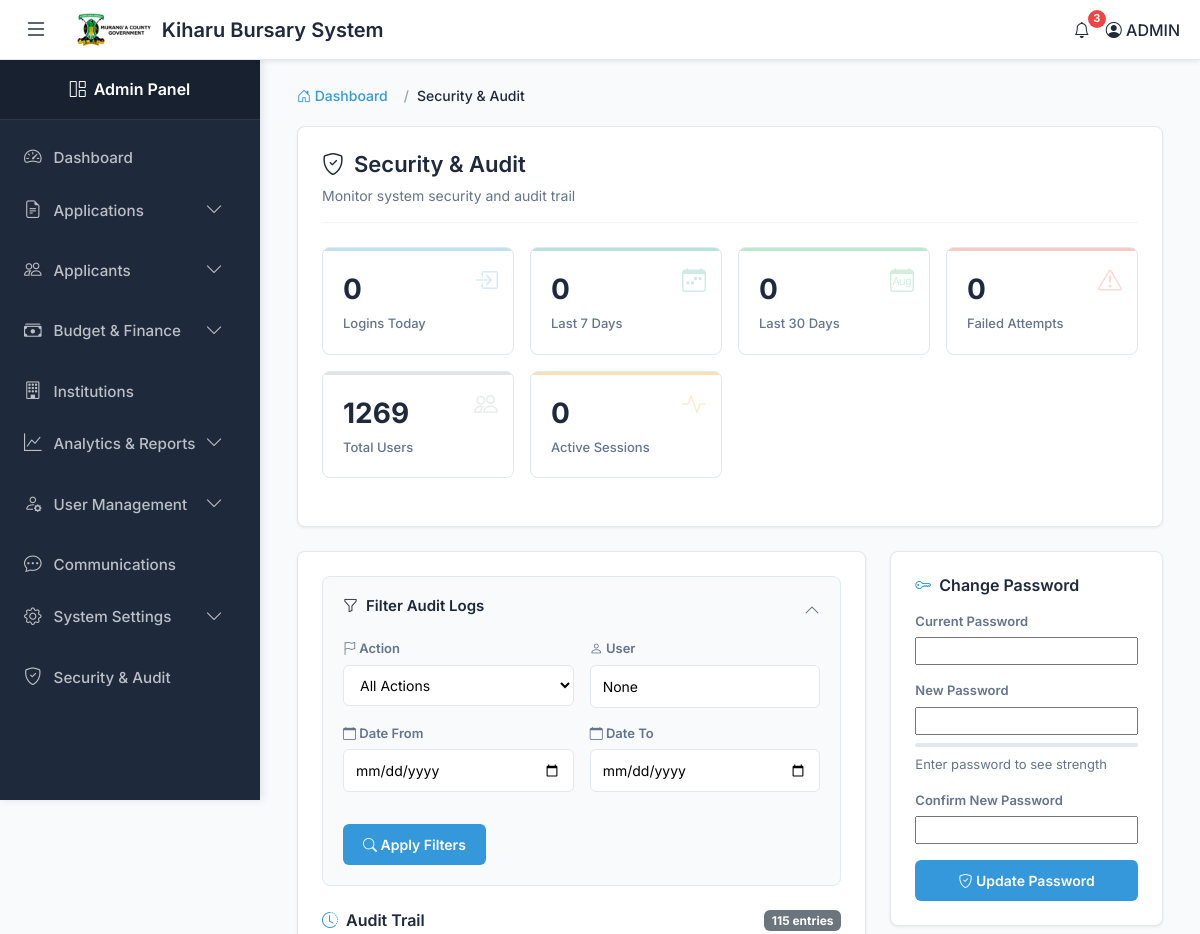
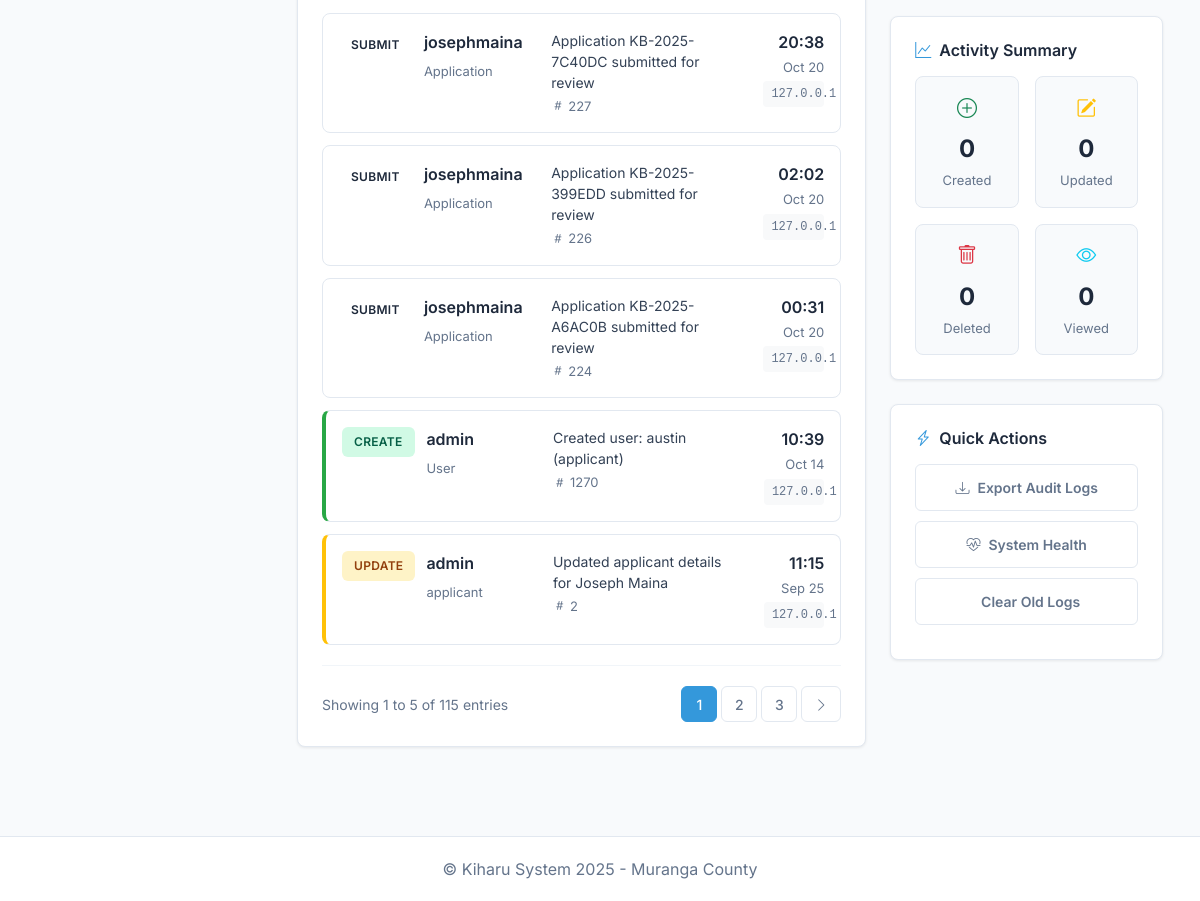
Page /admin-security/ (signed in) on the earlier database version (2 pictures, top to bottom).
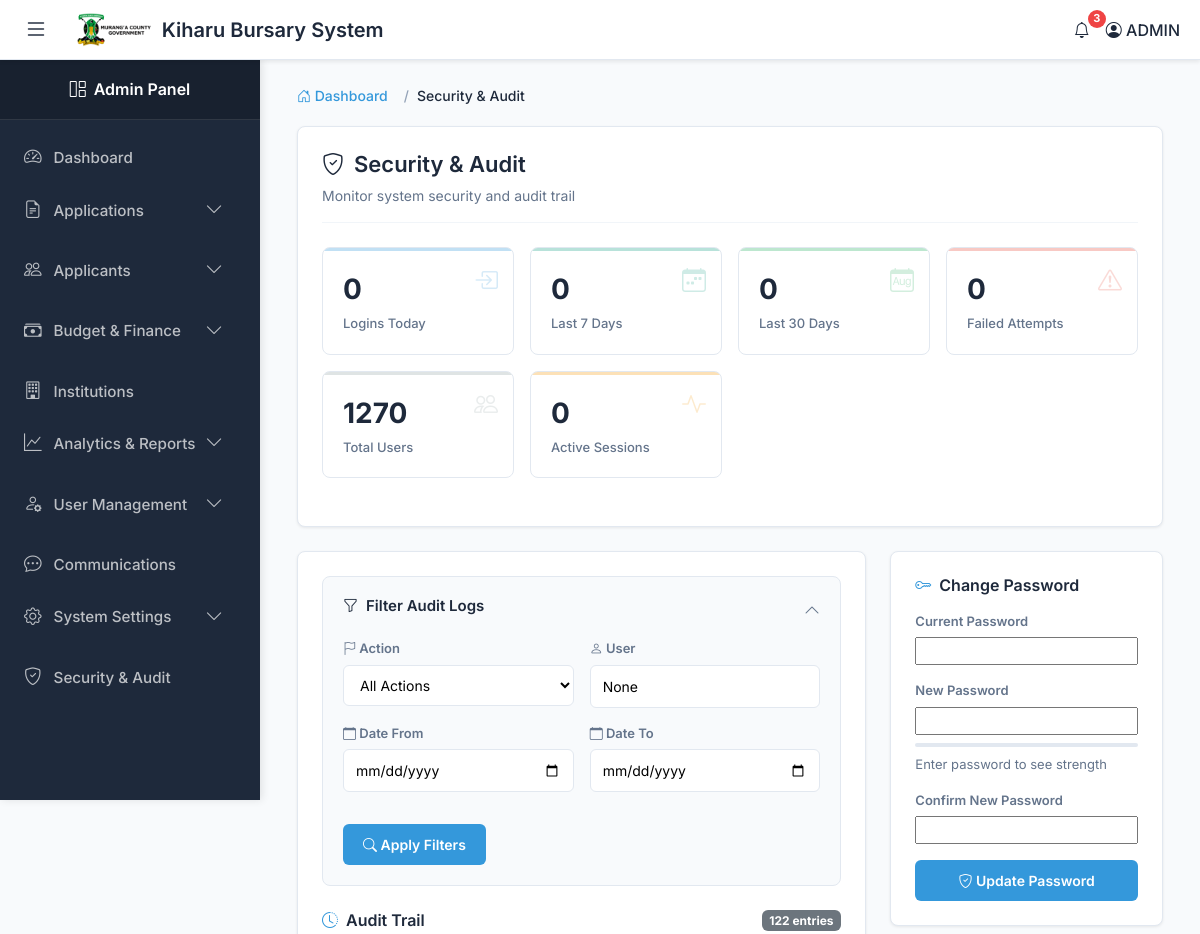
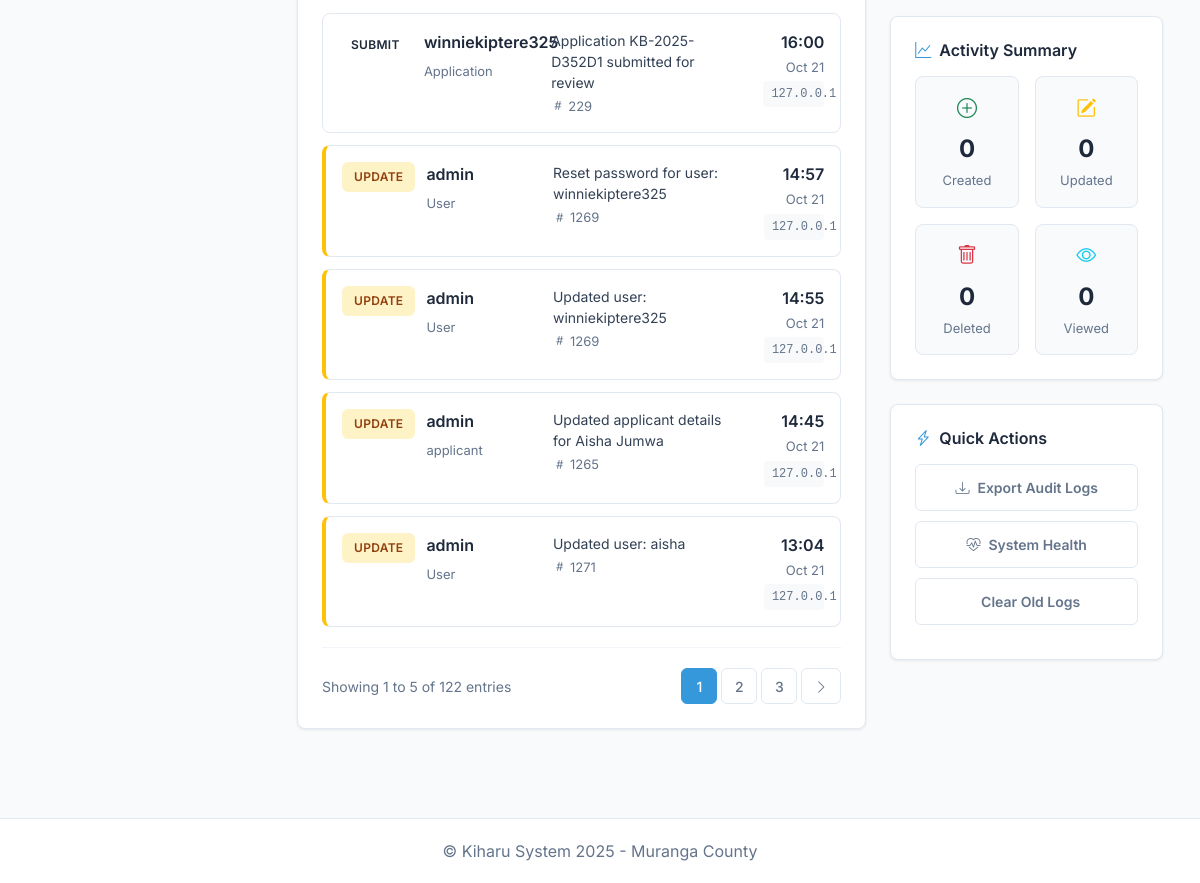
Same page on the later database version (2 pictures, top to bottom).
### kiharu_system/models.py (models this page shows, shortened)
class AuditLog(models.Model):
    ACTION_TYPES = (
        ('create', 'Create'),
        ('update', 'Update'),
        ('delete', 'Delete'),
        ('view', 'View'),
        ('approve', 'Approve'),
        ('reject', 'Reject'),
        ('disburse', 'Disburse'),
        ('login', 'Login'),
        ('logout', 'Logout'),
    )
    user = models.ForeignKey(User, on_delete=models.SET_NULL, null=True, related_name='audit_logs')
    action = models.CharField(max_length=20, choices=ACTION_TYPES)
    table_affected = models.CharField(max_length=100)
    record_id = models.CharField(max_length=100, blank=True, null=True)
    description = models.TextField()
    ip_address = models.GenericIPAddressField()
    timestamp = models.DateTimeField(auto_now_add=True)

class User(AbstractUser):
    USER_TYPES = (
        ('applicant', 'Applicant'),
        ('admin', 'Administrator'),
        ('reviewer', 'Application Reviewer'),
        ('finance', 'Finance Officer'),
    )
    user_type = models.CharField(max_length=20, choices=USER_TYPES, default='applicant')
    id_number = models.CharField(max_length=20, unique=True, null=True, blank=True)
    phone_regex = RegexValidator(
        regex=r'^\+254\d{9}$',
        message="Phone number must be entered in the format: '+254XXXXXXXXX'. Exactly 12 digits including country code."
    )
    phone_number = models.CharField(validators=[phone_regex], max_length=17, blank=True)

### kiharu_system/views.py (the view)
# urls.py: path('admin-security/', views.admin_security_audit, name='admin_security_audit'),
@login_required
@user_passes_test(is_admin_or_staff)
def admin_security_audit(request):
    audit_logs = AuditLog.objects.all().order_by('-timestamp')
    action_filter = request.GET.get('action')
    user_filter = request.GET.get('user')
    date_from = request.GET.get('date_from')
    date_to = request.GET.get('date_to')
    if action_filter:
        audit_logs = audit_logs.filter(action=action_filter)
    if user_filter:
        audit_logs = audit_logs.filter(user__username__icontains=user_filter)
    if date_from:
        try:
            date_from_obj = datetime.strptime(date_from, '%Y-%m-%d').date()
            audit_logs = audit_logs.filter(timestamp__date__gte=date_from_obj)
        except ValueError:
            pass
    if date_to:
        try:
            date_to_obj = datetime.strptime(date_to, '%Y-%m-%d').date()
            audit_logs = audit_logs.filter(timestamp__date__lte=date_to_obj)
        except ValueError:
            pass
    paginator = Paginator(audit_logs, 5)
    page_number = request.GET.get('page')
    audit_logs_paginated = paginator.get_page(page_number)
    today = timezone.now().date()
    last_7_days = today - timedelta(days=7)
    last_30_days = today - timedelta(days=30)
    security_stats = {
        'total_logins_today': AuditLog.objects.filter(
            action='login',
            timestamp__date=today
        ).count(),
        'total_logins_7_days': AuditLog.objects.filter(
            action='login',
            timestamp__date__gte=last_7_days
        ).count(),
        'total_logins_30_days': AuditLog.objects.filter(
            action='login',
            timestamp__date__gte=last_30_days
        ).count(),
        'failed_login_attempts': AuditLog.objects.filter(
            description__icontains='failed login',
            timestamp__date__gte=last_7_days
        ).count(),
        'total_users': User.objects.count(),
        'active_sessions': User.objects.filter(last_login__date=today).count(),
    }
    unique_actions = AuditLog.objects.values_list('action', flat=True).distinct()
    unique_users = User.objects.filter(audit_logs__isnull=False).distinct()
    password_form = None
    if request.method == 'POST' and 'change_password' in request.POST:
        password_form = PasswordChangeForm(request.user, request.POST)
        if password_form.is_valid():
            user = password_form.save()
            update_session_auth_hash(request, user)
            messages.success(request, 'Password changed successfully!')
            AuditLog.objects.create(
                user=request.user,
                action='update',
                table_affected='User',
                record_id=str(user.id),
                description='Changed password',
                ip_address=request.META.get('REMOTE_ADDR', '127.0.0.1')
            )
            return redirect('admin_security_audit')
    else:
        password_form = PasswordChangeForm(request.user)
    context = {
        'audit_logs': audit_logs_paginated,
        'security_stats': security_stats,
        'unique_actions': unique_actions,
        'unique_users': unique_users,
        'password_form': password_form,
        'filters': {
            'action': action_filter,
            'user': user_filter,
            'date_from': date_from,
            'date_to': date_to,
        },
        'page_title': 'Security & Audit',
    }
    return render(request, 'admin/security_audit.html', context)

### kiharu_system/views.py (called while the page is built)
def is_admin_or_staff(user):
    return user.is_authenticated and (user.is_staff or user.user_type in ['admin', 'reviewer', 'finance'])

### templates/admin/security_audit.html (shortened to what the changed rows need)
{% extends 'admin_base.html' %}
{% load static %}
{% block content %}
<div class="container-fluid">
    <div class="section-container">
        <div class="page-header">
            <div>
                <h1 class="page-title">
                    <i class="bi bi-shield-check"></i>
                    Security & Audit
                </h1>
            </div>
        </div>
        <div class="stats-grid">
            <div class="stat-card stat-secondary">
                <div class="stat-icon">
                    <i class="bi bi-people"></i>
                </div>
                <div class="stat-value">{{ security_stats.total_users }}</div>
                <div class="stat-label">Total Users</div>
            </div>
        </div>
    </div>
    <div class="row">
        <div class="col-lg-8">
            <div class="section-container">
                <h5 class="section-title">
                    <i class="bi bi-clock-history"></i>
                    Audit Trail
                    <span class="badge bg-secondary" style="margin-left: auto;">
                        {{ audit_logs.paginator.count }} entries
                    </span>
                </h5>
                {% if audit_logs %}
                    {% for log in audit_logs %}
                        <div class="audit-log-item {{ log.action }}"
                             onclick="showAuditDetails({{ log.id }})"
                             data-log-id="{{ log.id }}">
                            <div class="row align-items-start">
                                <div class="col-md-2">
                                    <span class="action-badge action-{{ log.action }}">
                                        {{ log.get_action_display }}
                                    </span>
                                </div>
                                <div class="col-md-3">
                                    <div class="log-user">
                                        {% if log.user %}
                                            {{ log.user.username }}
                                        {% else %}
                                            <em class="text-muted">System</em>
                                        {% endif %}
                                    </div>
                                    <small class="log-table">{{ log.table_affected }}</small>
                                </div>
                                <div class="col-md-5">
                                    <div class="log-description">{{ log.description|truncatechars:80 }}</div>
                                    {% if log.record_id %}
                                        <div class="log-record-id">
                                            <i class="bi bi-hash"></i>{{ log.record_id }}
                                        </div>
                                    {% endif %}
                                </div>
                                <div class="col-md-2 text-end">
                                    <div class="log-time">{{ log.timestamp|date:"H:i" }}</div>
                                    <div class="log-date">{{ log.timestamp|date:"M d" }}</div>
                                    <div class="ip-address mt-1">{{ log.ip_address }}</div>
                                </div>
                            </div>
                        </div>
                    {% endfor %}
                    {% if audit_logs.has_other_pages %}
                        <div class="pagination-container">
                            <div class="pagination-info">
                                Showing {{ audit_logs.start_index }} to {{ audit_logs.end_index }} of {{ audit_logs.paginator.count }} entries
                            </div>
                            <nav>
                                <ul class="pagination">
                                    {% for num in audit_logs.paginator.page_range %}
                                        {% if audit_logs.number == num %}
                                            <li class="page-item active">
                                                <span class="page-link">{{ num }}</span>
                                            </li>
                                        {% elif num > audit_logs.number|add:'-3' and num < audit_logs.number|add:'3' %}
                                            <li class="page-item">
                                                <a class="page-link" href="?page={{ num }}">{{ num }}</a>
                                            </li>
                                        {% endif %}
                                    {% endfor %}
                                    {% if audit_logs.has_next %}
                                        <li class="page-item">
                                            <a class="page-link" href="?page={{ audit_logs.next_page_number }}">
                                                <i class="bi bi-chevron-right"></i>
                                            </a>
                                        </li>
                                    {% endif %}
                                </ul>
                            </nav>
                        </div>
                    {% endif %}
                {% endif %}
            </div>
        </div>
    </div>
</div>
{% endblock %}

Differences in the rows shown:
no longer on this page (row unchanged): AuditLog: action "SUBMIT", user.username "josephmaina", table_affected "Application", description "Application KB-2025-7C40DC submitted for review", record_id "227", timestamp "20:38", timestamp "Oct 20", ip_address "127.0.0.1"
no longer on this page (row unchanged): AuditLog: action "SUBMIT", user.username "josephmaina", table_affected "Application", description "Application KB-2025-399EDD submitted for review", record_id "226", timestamp "02:02", timestamp "Oct 20", ip_address "127.0.0.1"
no longer on this page (row unchanged): AuditLog: action "SUBMIT", user.username "josephmaina", table_affected "Application", description "Application KB-2025-A6AC0B submitted for review", record_id "224", timestamp "00:31", timestamp "Oct 20", ip_address "127.0.0.1"
no longer on this page (row unchanged): AuditLog: action "CREATE", user.username "admin", table_affected "User", description "Created user: austin (applicant)", record_id "1270", timestamp "10:39", timestamp "Oct 14", ip_address "127.0.0.1"
no longer on this page (row unchanged): AuditLog: action "UPDATE", user.username "admin", table_affected "applicant", description "Updated applicant details for Joseph Maina", record_id "2", timestamp "11:15", timestamp "Sep 25", ip_address "127.0.0.1"
added AuditLog: action "SUBMIT", user.username "winniekiptere325", table_affected "Application", description "Application KB-2025-D352D1 submitted for review", record_id "229", timestamp "16:00", timestamp "Oct 21", ip_address "127.0.0.1"
added AuditLog: action "UPDATE", user.username "admin", table_affected "User", description "Reset password for user: winniekiptere325", record_id "1269", timestamp "14:57", timestamp "Oct 21", ip_address "127.0.0.1"
added AuditLog: action "UPDATE", user.username "admin", table_affected "User", description "Updated user: winniekiptere325", record_id "1269", timestamp "14:55", timestamp "Oct 21", ip_address "127.0.0.1"
added AuditLog: action "UPDATE", user.username "admin", table_affected "applicant", description "Updated applicant details for Aisha Jumwa", record_id "1265", timestamp "14:45", timestamp "Oct 21", ip_address "127.0.0.1"
added AuditLog: action "UPDATE", user.username "admin", table_affected "User", description "Updated user: aisha", record_id "1271", timestamp "13:04", timestamp "Oct 21", ip_address "127.0.0.1"
Other differences:
{{ security_stats.total_users }}: "1269" → "1270"
{{ audit_logs.paginator.count }}: "115" → "122"
